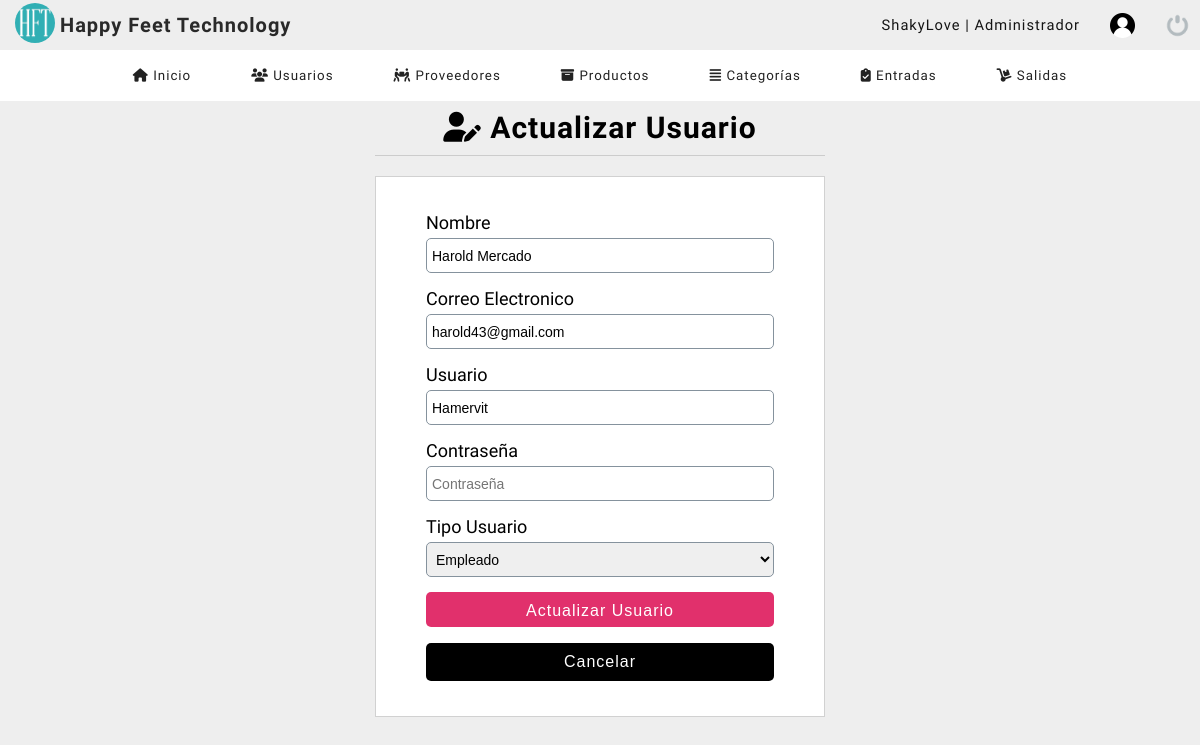
The page /dashboard/editar_usuario.php?codigo=9 (signed in) on the database its author committed.
### tables this page shows
CREATE TABLE `usuarios` (
  `codigo` int(11) NOT NULL,
  `nombre` varchar(50) DEFAULT NULL,
  `correo` varchar(50) DEFAULT NULL,
  `usuario` varchar(50) DEFAULT NULL,
  `contraseña` varchar(50) DEFAULT NULL,
  `rol` int(11) DEFAULT NULL,
  `estatus` int(11) NOT NULL DEFAULT 1
);

CREATE TABLE `rol` (
  `id_rol` int(11) NOT NULL,
  `rol` varchar(50) DEFAULT NULL
);

### dashboard/editar_usuario.php (the view, shortened to what this page needs)
<?php
    include "../bd/conn.php";
    $codigo_user = $_REQUEST['codigo'];
    $sql = mysqli_query($conn, "SELECT u.codigo, u.nombre, u.correo, u.usuario, (u.rol) as idrol, (r.rol) as rol
                                FROM usuarios u
                                INNER JOIN rol r
                                ON u.rol = r.id_rol
                                WHERE codigo = $codigo_user");
    $result_sql = mysqli_num_rows($sql);
    if($result_sql == 0){
        header('location: listar_usuarios.php');
    }else{
        $option = '';
        while($row = mysqli_fetch_array($sql)){
            $nombre = $row['nombre'];
            $correo = $row['correo'];
            $usuario = $row['usuario'];
            $idrol = $row['idrol'];
            $rol = $row['rol'];
            if($idrol == 1){
                $option = '<option value="'.$idrol.'" select>'.$rol.'</option>';
            }else if($idrol == 2){
                $option = '<option value="'.$idrol.'" select>'.$rol.'</option>';
            }
        }
    }
?>
<!DOCTYPE html>
<html lang="en">
<head>
	<?php include "includes/scripts.php"; ?>
</head>
<body>
	<?php include "includes/header.php" ?>
    <section id="container">
        <div class="form_register">
            <h1><i class="fas fa-user-edit"></i> Actualizar Usuario</h1>
            <hr>
            <form action="" method="POST">
                <label for="nombre">Nombre</label>
                <input type="text" name="nombre" placeholder="Nombre completo" id="nombre" value="<?php echo $nombre; ?>">
                <label for="correo">Correo Electronico</label>
                <input type="email" name="correo" placeholder="Correo Electronico" id="correo" value="<?php echo $correo; ?>">
                <label for="usuario">Usuario</label>
                <input type="text" name="usuario" placeholder="Nombre de usuario" id="usuario" value="<?php echo $usuario; ?>">
                <label for="contraseña">Contraseña</label>
                <input type="password" name="contraseña" placeholder="Contraseña" id="contraseña">
                <label for="rol">Tipo Usuario</label>
                <select name="rol" id="rol" class="notItemOne">
                <?php
                    echo $option;
                ?>
                </select>
                <input type="submit" class="btn-save" value="Actualizar Usuario">
                <a href="listar_usuarios.php" class="btn-save closeForm" style="width: 100%; margin-top: 1px;
                border-radius: 5px; background: black; color:white; display: inline-block; text-align: center;">Cancelar</a>
            </form>
        </div>
    </section>
</body>
</html>

### dashboard/css/style.css (style rules this page uses)
* { margin: 0; padding: 0; box-sizing: border-box; }
body { background: #eeeeee; }
h1, h2, h3, h4, h5, h6 { font-family: 'Handlee'; letter-spacing: 1px; }
h1 { font-size: 20px; margin-right: auto; }
a { text-decoration: none; font-family: arial; letter-spacing: 1px; }
#container { padding: 90px 15px 15px; height: 100%; }
section .form_register { width: 450px; margin: auto; margin-top: 10px; }
section .form_register h1 { color: black; text-align: center; font-size: 30px; font-family: 'Baloo 2'; margin-top: 20px; }
hr { border: 0; background: #CCC; height: 1px; margin: 10px 0; display: block; }
form { background: white; margin: auto; padding: 20px 50px; border: 1px solid #d1d1d1; }
label { display: block; font-size: 18px; font-family: 'Baloo 2'; margin: 15px auto 5px auto; }
input,select { display: block; width: 100%; height: 35px; font-size: 14px; padding: 5px; border: 1px solid #85929d; border-radius: 5px; }
.notItemOne option:first-child { display: none; }
.btn-save { font-size: 12pt; background: #E1306C; padding: 10px; color: white; letter-spacing: 1px; border: 0; cursor: pointer; margin: 15px auto; }

### rows shown on the page
usuarios: nombre "Harold Mercado", correo "harold43@gmail.com", usuario "Hamervit", rol "Empleado"

### other values the page prints
$_SESSION['user'] "ShakyLove"
